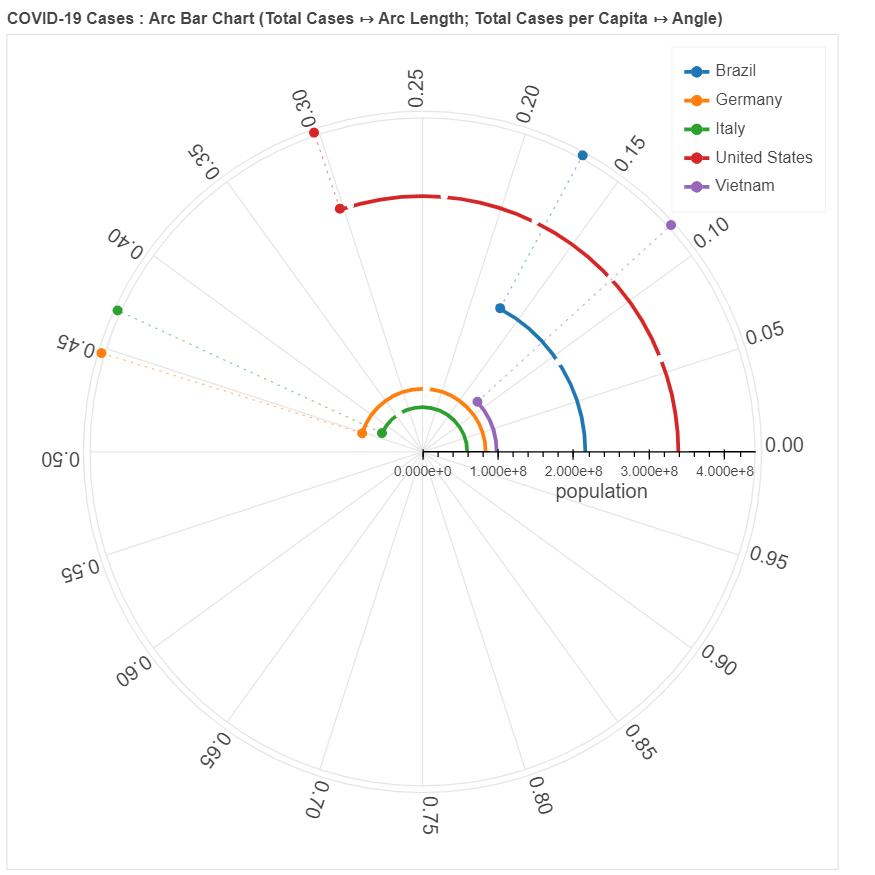

Write Python code to recreate this figure.
import numpy as np
import pandas as pd
from bokeh.palettes import Category10 as palette
from bokeh.models import ColumnDataSource, Label, LabelSet
from bokeh.plotting import figure


def arc_bar_chart(
    df: pd.DataFrame,
    absolute_values_col_name: str,
    total_values_col_name: str,
    id_col_name: str,
    title: str = "Arc Bar Chart",
    absolute_values_spiral_grid_lines_visibility: bool = False,
    relative_values_radial_grid_lines_visibility: bool = True,
    total_values_circular_grid_lines_visibility: bool = False,
):

    padding = 0.3
    major_tick_interval = 1e8

    colors = palette[len(df.index)]

    #
    # Generating the figure
    #
    max_total_value = df[total_values_col_name].max()
    max_radius = max_total_value * (1 + padding)
    max_radius_plot = max_radius * 1.25
    p = figure(
        height=700,
        width=700,
        title=title,
        # x_axis_label="population", # Bokeh is not showing axis label in middle of chart
        x_range=(-max_radius_plot, max_radius_plot),
        y_range=(-max_radius_plot, max_radius_plot),
    )
    p.yaxis.visible = False
    p.xaxis.fixed_location = 0
    p.xaxis.bounds = (0, max_radius)
    p.xgrid.visible = False
    p.ygrid.visible = False
    # Adding x-axis label manually
    xaxis_label = Label(
        x=max_radius * 0.4, y=-max_radius * 0.15, text=total_values_col_name
    )
    p.add_layout(xaxis_label)

    #
    # Drawing grid lines
    #
    grid_line_color = "#e5e5e5"
    minor_tick_interval = major_tick_interval / 5
    if relative_values_radial_grid_lines_visibility:
        # tick for every 5 percent
        angular_ticks_values = np.arange(0, np.pi * 2, np.pi / 10)
        p.segment(
            x0=0,
            y0=0,
            x1=[max_radius * np.cos(theta) for theta in angular_ticks_values],
            y1=[max_radius * np.sin(theta) for theta in angular_ticks_values],
            color=grid_line_color,
            level="underlay",
        )
        angle_tick_labels_cds = ColumnDataSource(
            data=dict(
                x=[max_radius * 1.03 * np.cos(theta) for theta in angular_ticks_values],
                y=[max_radius * 1.03 * np.sin(theta) for theta in angular_ticks_values],
                angle=angular_ticks_values,
                text=[
                    "{:.2f}".format(value)
                    for value in (angular_ticks_values * 0.5 / np.pi)
                ],
            )
        )
        angle_tick_labels = LabelSet(
            source=angle_tick_labels_cds,
            x="x",
            y="y",
            text="text",
            angle="angle",
            x_offset=0,
            y_offset=0,
            render_mode="canvas",
        )
        p.add_layout(angle_tick_labels)

    if total_values_circular_grid_lines_visibility:
        x_major_ticks_values = np.arange(
            major_tick_interval, max_radius, major_tick_interval
        )
        p.ellipse(
            x=0,
            y=0,
            width=x_major_ticks_values * 2,
            height=x_major_ticks_values * 2,
            line_color=grid_line_color,
            fill_color=None,
            level="underlay",
        )
    if absolute_values_spiral_grid_lines_visibility:
        resolution = 3600
        angles = np.arange(
            np.pi * 2 / resolution,
            np.pi * 2 + np.pi * 2 / resolution,
            np.pi * 2 / resolution,
        )
        tick_radii = np.arange(minor_tick_interval, max_radius, minor_tick_interval)
        p.multi_line(
            xs=[
                [(tr * 2 * np.pi * np.cos(theta)) / theta for theta in angles]
                for tr in tick_radii
            ],
            ys=[
                [(tr * 2 * np.pi * np.sin(theta)) / theta for theta in angles]
                for tr in tick_radii
            ],
            line_color=grid_line_color,
            level="underlay",
        )
        # trimming the spirals to bound it within the polar coordinate circle
        p.multi_polygons(
            xs=[
                [
                    [
                        [
                            -max_radius_plot,
                            max_radius_plot,
                            max_radius_plot,
                            -max_radius_plot,
                        ],
                        [max_radius * np.cos(theta) for theta in angles],
                    ]
                ]
            ],
            ys=[
                [
                    [
                        [
                            -max_radius_plot,
                            -max_radius_plot,
                            max_radius_plot,
                            max_radius_plot,
                        ],
                        [max_radius * np.sin(theta) for theta in angles],
                    ]
                ]
            ],
            fill_color="white",
            line_color=None,
            level="underlay",
        )

    fractional_values_angles_dfs = (
        df[absolute_values_col_name] / df[total_values_col_name]
    ) * (2 * np.pi)
    fractional_values_x_dfs = df[total_values_col_name] * np.cos(
        fractional_values_angles_dfs
    )
    fractional_values_y_dfs = df[total_values_col_name] * np.sin(
        fractional_values_angles_dfs
    )
    lollipop_arc_cds = ColumnDataSource(
        data=dict(
            radius=df[total_values_col_name].tolist(),
            end_angle=fractional_values_angles_dfs.tolist(),
            line_color=colors,
            legend_field=df[id_col_name].tolist(),
        )
    )
    p.arc(
        source=lollipop_arc_cds,
        radius="radius",
        end_angle="end_angle",
        line_color="line_color",
        legend_field="legend_field",
        x=0,
        y=0,
        start_angle=0.0,
        line_width=3,
    )
    lollipop_arc_gaps_angles = np.concatenate(
        [
            np.arange(
                minor_tick_interval * (2 * np.pi) / r,
                orig_end_angle,
                minor_tick_interval * (2 * np.pi) / r,
            )
            for (r, orig_end_angle) in zip(
                df[total_values_col_name].tolist(),
                fractional_values_angles_dfs.tolist(),
            )
        ]
    )
    lollipop_arc_gaps_radius = np.concatenate(
        [
            [r]
            * len(
                np.arange(
                    minor_tick_interval * (2 * np.pi) / r,
                    orig_end_angle,
                    minor_tick_interval * (2 * np.pi) / r,
                )
            )
            for (r, orig_end_angle) in zip(
                df[total_values_col_name].tolist(),
                fractional_values_angles_dfs.tolist(),
            )
        ]
    )
    lollipop_arc_gaps_labels = np.concatenate(
        [
            [id]
            * len(
                np.arange(
                    minor_tick_interval * (2 * np.pi) / r,
                    orig_end_angle,
                    minor_tick_interval * (2 * np.pi) / r,
                )
            )
            for (id, r, orig_end_angle) in zip(
                df[id_col_name].tolist(),
                df[total_values_col_name].tolist(),
                fractional_values_angles_dfs.tolist(),
            )
        ]
    )

    lollipop_arc_gaps_cds = ColumnDataSource(
        data=dict(
            x=lollipop_arc_gaps_radius * np.cos(lollipop_arc_gaps_angles),
            y=lollipop_arc_gaps_radius * np.sin(lollipop_arc_gaps_angles),
            legend_field=lollipop_arc_gaps_labels,
        )
    )
    p.circle(
        source=lollipop_arc_gaps_cds,
        x="x",
        y="y",
        legend_field="legend_field",
        fill_color="white",
        line_color="white",
        size=5,
    )
    lollipop_circles_cds = ColumnDataSource(
        data=dict(
            x=fractional_values_x_dfs.tolist(),
            y=fractional_values_y_dfs.tolist(),
            fill_color=colors,
            line_color=colors,
            legend_field=df[id_col_name].tolist(),
        )
    )
    p.circle(
        source=lollipop_circles_cds,
        x="x",
        y="y",
        fill_color="fill_color",
        line_color="line_color",
        legend_field="legend_field",
        size=7,
    )

    #
    # Outer ring
    #
    p.ellipse(
        x=0,
        y=0,
        width=[max_radius * 2, max_radius * 1.02 * 2],
        height=[max_radius * 2, max_radius * 1.02 * 2],
        line_color=grid_line_color,
        fill_color=None,
        level="underlay",
    )
    fractional_values_x_outer_ring_dfs = (max_radius * 1.01) * np.cos(
        fractional_values_angles_dfs
    )
    fractional_values_y_outer_ring_dfs = (max_radius * 1.01) * np.sin(
        fractional_values_angles_dfs
    )
    outer_ring_circles_cds = ColumnDataSource(
        data=dict(
            x=fractional_values_x_outer_ring_dfs.tolist(),
            y=fractional_values_y_outer_ring_dfs.tolist(),
            fill_color=colors,
            line_color=colors,
            legend_field=df[id_col_name].tolist(),
        )
    )
    p.circle(
        source=outer_ring_circles_cds,
        x="x",
        y="y",
        fill_color="fill_color",
        line_color="line_color",
        legend_field="legend_field",
        size=7,
    )
    outer_ring_dotted_lines_cds = ColumnDataSource(
        data=dict(
            x0=fractional_values_x_dfs.tolist(),
            y0=fractional_values_y_dfs.tolist(),
            x1=fractional_values_x_outer_ring_dfs.tolist(),
            y1=fractional_values_y_outer_ring_dfs.tolist(),
            line_color=colors,
            legend_field=df[id_col_name].tolist(),
        )
    )
    p.segment(
        source=outer_ring_dotted_lines_cds,
        x0="x0",
        y0="y0",
        x1="x1",
        y1="y1",
        line_color="line_color",
        legend_field="legend_field",
        line_dash="dotted",
        alpha=0.5,
    )

    return p
